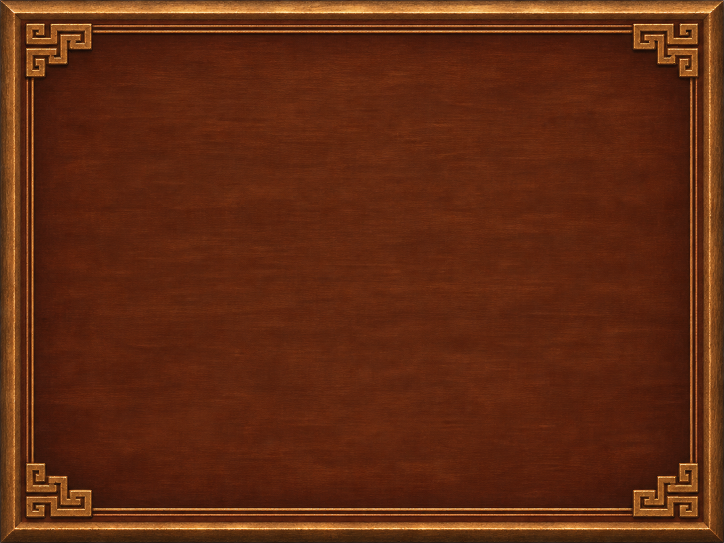
#> input picture han-banners/art/amber-lacquer.png, 1448 x 1086 px, given in place of river-crossing-cover.png, which was not available (shown at 1/2 size)
$ python pack_art.py
#> lines starting #> are read from the running program, lines starting #| are printed output that depends on the picture
#!/usr/bin/env python3
"""Pack original art and the licensed Z Labs pixel bitmap subset."""

import hashlib
import json
from pathlib import Path

from PIL import Image, ImageChops, ImageDraw, ImageEnhance, ImageFilter, ImageFont, ImageOps
from fontTools.ttLib import TTFont
from ui_art import lacquer_panel, progress_strips

ROOT = Path(__file__).resolve().parents[1]
FONT_ROOT = ROOT / "tools" / "fonts"
SIZE = 256
pages = []


def new_page(w, h):
    pages.append(Image.new("RGBA", (w, h)))
    return len(pages) - 1


def image(name):
#> called with name = 'river-crossing-cover'
    return Image.open(ROOT / "art" / (name + ".png")).convert("RGBA")
#> returned value is the input picture: PIL image 1448x1086 RGBA; mean R, G, B, A 91.8, 36, 11.2, 246.9


def whole(im):
    index = new_page(*im.size)
    pages[index].paste(im)
    return (index, 0, 0, *im.size)


# [8 lines left out: function tiled_backdrop, not called in this run]


def scaled(im, maximum=256):
#> called with maximum = 256
    im.thumbnail((maximum,maximum),Image.Resampling.LANCZOS)
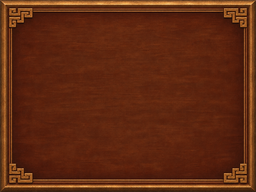
#> im: PIL image 256x192 RGBA; mean R, G, B, A 91.3, 35.4, 11.1, 247; transparent parts drawn white
    return im


def display_rgb(color):
    return (round((color>>11)*255/31),round(((color>>5)&63)*255/63),round((color&31)*255/31))


# [28 lines left out: functions indexed_palette, extend_cover_palette, not called in this run]


wide_cover_source=image("river-crossing-cover")
cover_wide=whole(scaled(wide_cover_source.copy()))
#> in whole, `index = new_page(*im.size)`: index = 0
#> cover_wide = (0, 0, 0, 256, 192)
cover_square=whole(ImageOps.fit(image("square-cover"),(256,256),Image.Resampling.LANCZOS))
#> call 2 of image, with name = 'square-cover'
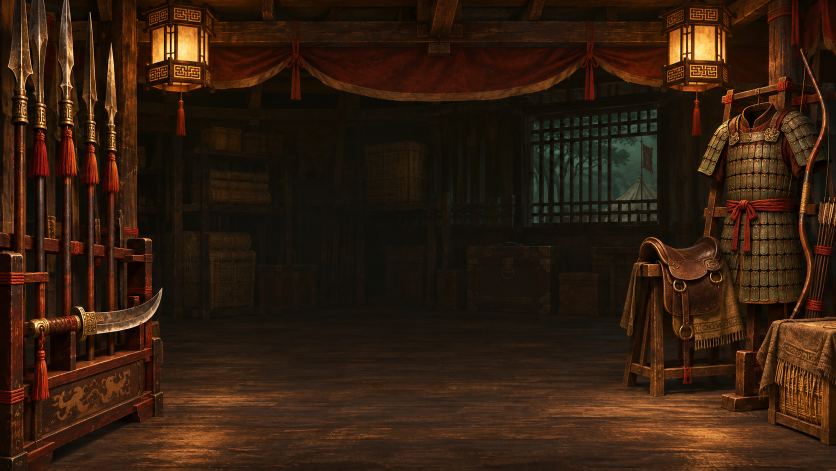
#> input picture han-banners/art/armory.png, 1672 x 941 px, given in place of square-cover.png, which was not available (shown at 1/2 size)
#> in whole (call 2), `index = new_page(*im.size)`: index = 1
#> in whole (call 2), `pages[index].paste(im)`:
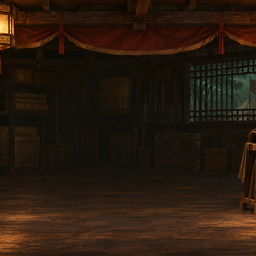
#> im: PIL image 256x256 RGBA; mean R, G, B, A 40.1, 25.8, 14.1, 255
#> cover_square = (1, 0, 0, 256, 256)
logo_source=image("logo")
bounds=logo_source.getchannel("A").point(lambda a:255 if a>=100 else 0).getbbox()
#> bounds = (0, 0, 1672, 941)
if bounds is None:
    raise ValueError("Logo lettering is missing")
logo_source=logo_source.crop(bounds)
logo=whole(scaled(logo_source.copy()))
#> call 2 of scaled, with maximum = 256
#> in scaled (call 2), `im.thumbnail((maximum,maximum),Image.Resampling.LANCZOS)`:
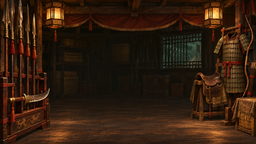
#> im: PIL image 256x144 RGBA; mean R, G, B, A 50.9, 30.1, 15, 255
#> logo = (2, 0, 0, 256, 144)

outcomes=[]
for name in ("outcome-win","outcome-loss"):
    banner=image(name)
#> (the run stopped early here; a loop or call above may not have finished)
